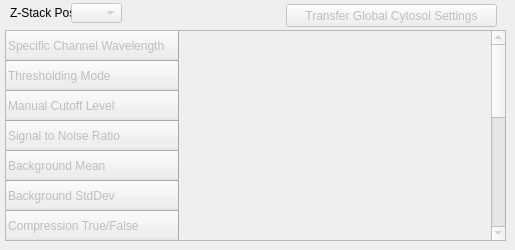
            <widget class="QWidget" name="tab_21">
             <attribute name="title">
              <string>Detailed Cytosol Masking Options</string>
             </attribute>
             <widget class="QLabel" name="label_39">
              <property name="geometry">
               <rect>
                <x>10</x>
                <y>3</y>
                <width>71</width>
                <height>20</height>
               </rect>
              </property>
              <property name="minimumSize">
               <size>
                <width>0</width>
                <height>20</height>
               </size>
              </property>
              <property name="text">
               <string>Z-Stack Pos</string>
              </property>
             </widget>
             <widget class="QComboBox" name="comboBox_24">
              <property name="enabled">
               <bool>false</bool>
              </property>
              <property name="geometry">
               <rect>
                <x>71</x>
                <y>3</y>
                <width>51</width>
                <height>20</height>
               </rect>
              </property>
              <property name="minimumSize">
               <size>
                <width>0</width>
                <height>20</height>
               </size>
              </property>
              <property name="toolTip">
               <string extracomment="Choose short wavelength for GP calulation">&lt;html&gt;&lt;head/&gt;&lt;body&gt;&lt;p&gt;Selection of Z-Slice&lt;/p&gt;&lt;/body&gt;&lt;/html&gt;</string>
              </property>
             </widget>
             <widget class="QPushButton" name="pushButton_7">
              <property name="enabled">
               <bool>false</bool>
              </property>
              <property name="geometry">
               <rect>
                <x>286</x>
                <y>4</y>
                <width>211</width>
                <height>23</height>
               </rect>
              </property>
              <property name="minimumSize">
               <size>
                <width>0</width>
                <height>20</height>
               </size>
              </property>
              <property name="toolTip">
               <string>&lt;html&gt;&lt;head/&gt;&lt;body&gt;&lt;p&gt;Transferes Global Masking Settings to all Slices&lt;/p&gt;&lt;/body&gt;&lt;/html&gt;</string>
              </property>
              <property name="text">
               <string>Transfer Global Cytosol Settings</string>
              </property>
             </widget>
             <widget class="QTableWidget" name="tableWidget_6">
              <property name="enabled">
               <bool>false</bool>
              </property>
              <property name="geometry">
               <rect>
                <x>5</x>
                <y>30</y>
                <width>501</width>
                <height>211</height>
               </rect>
              </property>
              <property name="minimumSize">
               <size>
                <width>501</width>
                <height>211</height>
               </size>
              </property>
              <property name="frameShape">
               <enum>QFrame::StyledPanel</enum>
              </property>
              <property name="alternatingRowColors">
               <bool>true</bool>
              </property>
              <attribute name="horizontalHeaderCascadingSectionResizes">
               <bool>false</bool>
              </attribute>
              <attribute name="horizontalHeaderMinimumSectionSize">
               <number>10</number>
              </attribute>
              <row>
               <property name="text">
                <string>Specific Channel Wavelength</string>
               </property>
              </row>
              <row>
               <property name="text">
                <string>Thresholding Mode</string>
               </property>
              </row>
              <row>
               <property name="text">
                <string>Manual Cutoff Level</string>
               </property>
              </row>
              <row>
               <property name="text">
                <string>Signal to Noise Ratio</string>
               </property>
              </row>
              <row>
               <property name="text">
                <string>Background Mean</string>
               </property>
              </row>
              <row>
               <property name="text">
                <string>Background StdDev</string>
               </property>
              </row>
              <row>
               <property name="text">
                <string>Compression True/False</string>
               </property>
              </row>
              <row>
               <property name="text">
                <string>Compression Value</string>
               </property>
              </row>
              <row>
               <property name="text">
                <string>Remove Object</string>
               </property>
              </row>
              <row>
               <property name="text">
                <string>Fill Holes</string>
               </property>
              </row>
              <row>
               <property name="text">
                <string>Dilate True/False</string>
               </property>
              </row>
              <row>
               <property name="text">
                <string>Dilation Shape</string>
               </property>
              </row>
              <row>
               <property name="text">
                <string>Dilation Shape Dimmension 1</string>
               </property>
              </row>
              <row>
               <property name="text">
                <string>Dilation Shape Dimmension 2</string>
               </property>
              </row>
              <row>
               <property name="text">
                <string>Gaussian Filter</string>
               </property>
              </row>
             </widget>
            </widget>
